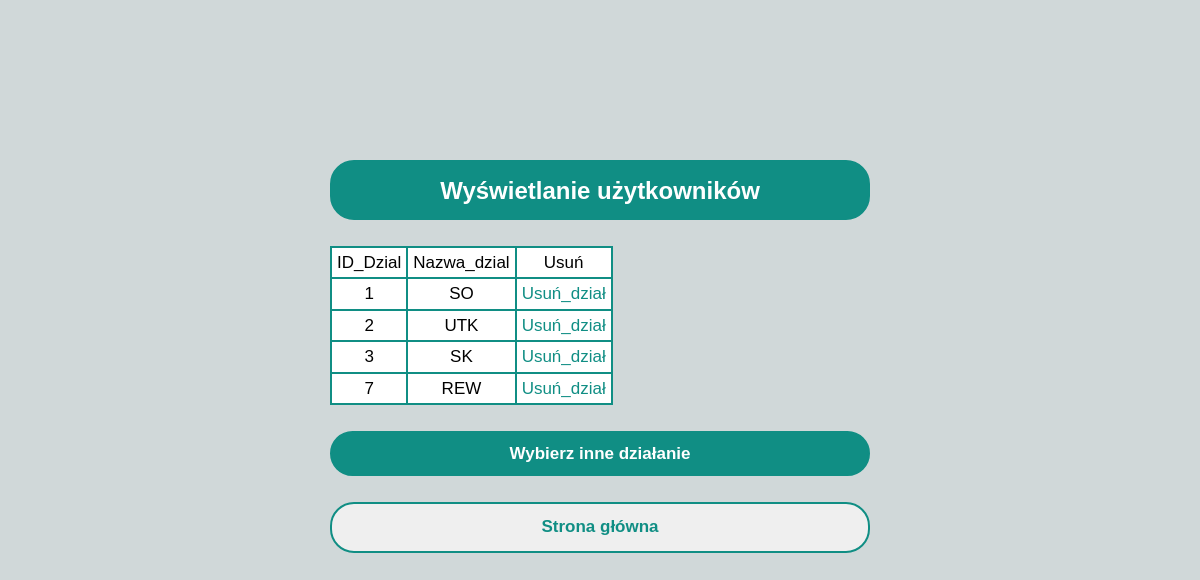
The page /Marcel_Garczyk_4C_projekt/panel_admin/wyswietl_dzial.php on the database its author committed.
### tables this page shows
CREATE TABLE `dzial` (
  `ID_Dzial` int(11) NOT NULL,
  `Nazwa_Dzial` varchar(30) NOT NULL,
  `Ilosc_Slow` int(5) DEFAULT NULL
);

### Marcel_Garczyk_4C_projekt/panel_admin/wyswietl_dzial.php (the view, shortened to what this page needs)
<!DOCTYPE html>
    <head>
        <link rel="stylesheet" href="../pliki/bootstrap/css/bootstrap.min.css">
        <link rel="stylesheet" href="../css/main.css">
    </head>
    <body>
      <div class="container login-container">
            <div class="row">
                <div class="col-lg-6 login-form-1 margin margin-top">
                  <div class="h_class">
                      <h4>Wyświetlanie użytkowników</h4><br>
                  </div>
                  <br>
                    <?php
                        require_once("../pliki/logowanie/connect.php");
                        $query_dzial = "SELECT * FROM dzial";
                        $result_dzial = mysqli_query($connect, $query_dzial);
                        echo "<table>";
                        echo <<< ETYKIETA
                        <tr>
                          <td>ID_Dzial</td>
                          <td>Nazwa_dzial</td>
                          <td>Usuń</td>
                        </tr>
                        ETYKIETA;
                        while($row_dzial = mysqli_fetch_assoc($result_dzial)){
                          echo <<< ETYKIETA
                          <tr>
                            <td>$row_dzial[ID_Dzial]</td>
                            <td>$row_dzial[Nazwa_Dzial]</td>
                            <td><a href="usun_dzial.php?id_dzial=$row_dzial[ID_Dzial]&nazwa_dzial=$row_dzial[Nazwa_Dzial]">Usuń_dział</a></td>
                          </tr>
                          ETYKIETA;
                        }
                        echo "</table>";
                        echo "<br>";
                     ?>
                    <a href="admin.php"><input type="button" class="btn-primary btn-max" value="Wybierz inne działanie" /></a><br><br>
                    <a href="../index/index.php"><input type="button" class="btn-outline-primary btn-max" value="Strona główna"/></a><br><br>
                </div>
              </div>
          </div>
    </body>
</html>

### Marcel_Garczyk_4C_projekt/css/main.css (style rules this page uses)
body { font-family: 'Helvetica'; font-size: 17px; background-color: #D0D8D9; }
.margin { margin-left: auto; margin-right: auto; }
.margin-top { margin-top: 20vh; }
.btn-primary { color: white; border-radius: 1.5rem; padding: 1.5%; border: #108E84 2px solid; background-color: #108E84; font-weight: bold; }
.btn-max { width: 100%; }
.btn-outline-primary { border-radius: 1.5rem; padding: 2%; border: #108E84 2px solid; cursor: pointer; color: #108E84; font-weight: bold; }
.h_class { padding-top: 15px; background-color: #108E84; width: 100%; border: solid 2px #108E84; border-radius: 1.5rem; text-align: center; height: 60px; color: white; }
h4, h3, h2 { font-weight: bold; }
table { border: 1px solid black; }
tr { border: solid 1px black; }

### Marcel_Garczyk_4C_projekt/panel_admin/wyswietl_dzial.php (style rules this page uses)
table { border: 1.5px black solid; }
td { border: solid #108E84 2px; color: black; background-color: white; padding: 2px 5px 2px 5px; text-align: center; }
a { color: #108E84; text-decoration: none; }

### rows shown on the page
dzial: ID_Dzial "1", Nazwa_Dzial "SO"
dzial: ID_Dzial "2", Nazwa_Dzial "UTK"
dzial: ID_Dzial "3", Nazwa_Dzial "SK"
dzial: ID_Dzial "7", Nazwa_Dzial "REW"
